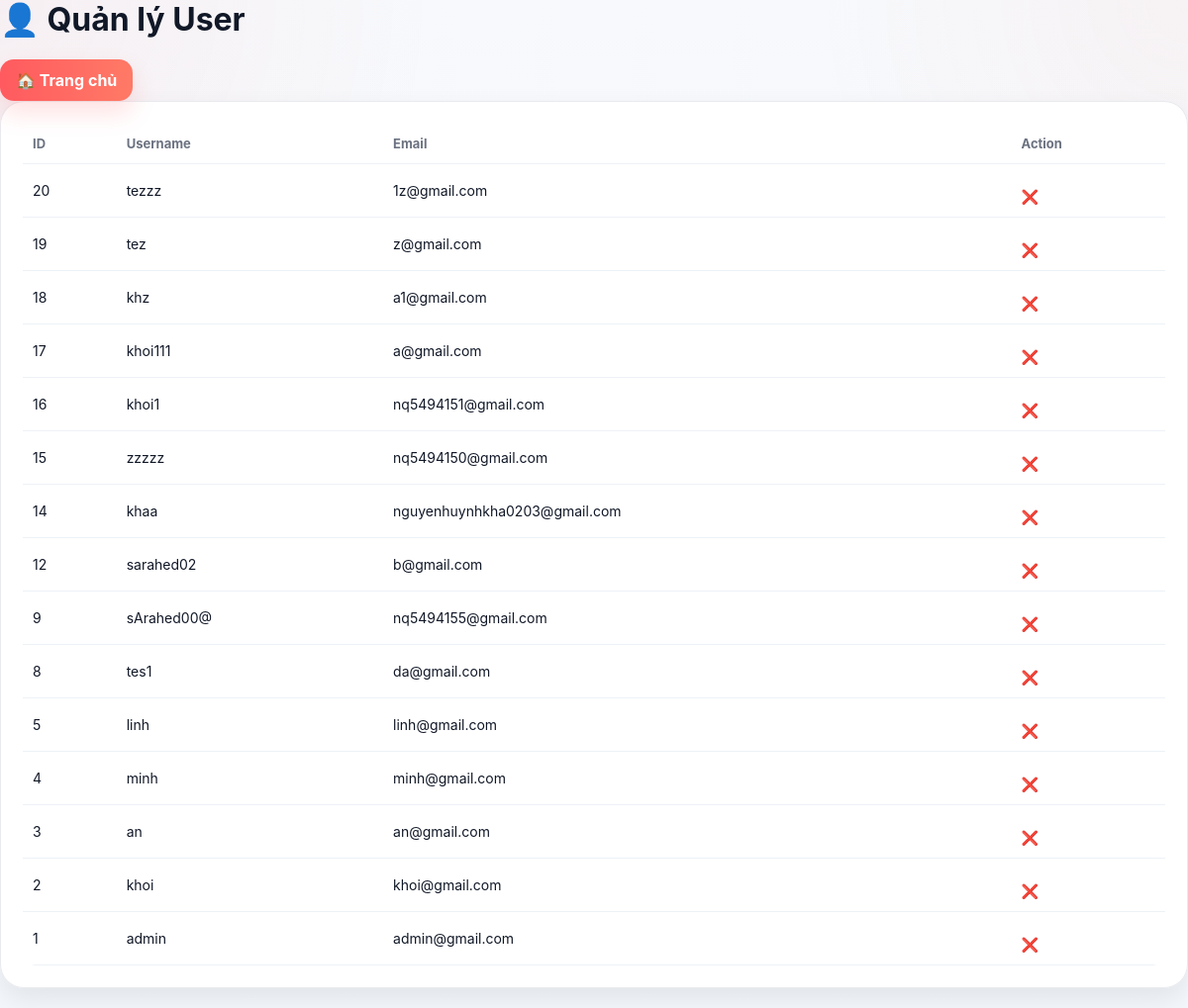
The page /admin/pages/users.php (signed in) on the database its author committed.
### tables this page shows
CREATE TABLE `users` (
  `id` int(11) NOT NULL,
  `username` varchar(50) NOT NULL,
  `email` varchar(120) NOT NULL,
  `phone` text DEFAULT NULL,
  `address` text DEFAULT NULL,
  `password` varchar(255) NOT NULL,
  `display_name` varchar(100) DEFAULT NULL,
  `avatar` varchar(255) DEFAULT NULL,
  `role` enum('guest','user','admin') NOT NULL DEFAULT 'user',
  `created_at` timestamp NOT NULL DEFAULT current_timestamp(),
  `reset_token` varchar(255) DEFAULT NULL,
  `reset_token_expire` datetime DEFAULT NULL
);

### admin/pages/users.php (the view, shortened to what this page needs)
<?php
require_once("../auth_admin.php");
$users = mysqli_query($conn,"SELECT * FROM users ORDER BY id DESC");
?>
<link rel="stylesheet" href="../css/admin.css">
<div class="dashboard">
<h1>👤 Quản lý User</h1>
<a class="topbar-link" href="../dashboard.php">🏠 Trang chủ</a>
<div class="box">
<table>
<tr>
<th>ID</th>
<th>Username</th>
<th>Email</th>
<th>Action</th>
</tr>
<?php while($u = mysqli_fetch_assoc($users)){ ?>
<tr>
<td><?= $u['id'] ?></td>
<td><?= $u['username'] ?></td>
<td><?= $u['email'] ?></td>
<td>
<a href="../delete_user.php?id=<?= $u['id'] ?>" onclick="return confirm('Xóa user?')">❌</a>
</td>
</tr>
<?php } ?>
</table>
</div>
</div>

### admin/css/admin.css (style rules this page uses)
* { box-sizing: border-box; }
.topbar-link, .btn-primary, .dashboard > a, .filter-box button { display: inline-flex; align-items: center; justify-content: center; gap: 8px; padding: 11px 16px; border-radius: 14px; border: 0; text-decoration: none; font-weight: 700; color: #fff; background: linear-gradient(90deg, var(--accent), var(--accent-2)); box-shadow: 0 12px 24px rgba(255, 90, 95, 0.18); transition: transform 0.18s ease, box-shadow 0.18s ease, opacity 0.18s ease; cursor: pointer; }
.box, .card, .chart-box { background: var(--card-bg); border: 1px solid rgba(229, 231, 235, 0.85); border-radius: var(--radius-xl); box-shadow: var(--shadow-md); }
.box, .chart-box { padding: 22px; margin-bottom: 20px; }
table { width: 100%; border-collapse: separate; border-spacing: 0; font-size: 14px; overflow: hidden; }
table th, table td { padding: 12px 10px; border-bottom: 1px solid #edf2f7; text-align: left; vertical-align: middle; }
table th { font-size: 13px; color: var(--muted); font-weight: 700; background: transparent; }
.box table { border-radius: 14px; overflow: hidden; }
.box a { display: inline-flex; align-items: center; gap: 8px; margin-top: 12px; color: var(--accent); text-decoration: none; font-weight: 700; }

### rows shown on the page
users: id "20", username "tezzz", email "1z@gmail.com"
users: id "19", username "tez", email "z@gmail.com"
users: id "18", username "khz", email "a1@gmail.com"
users: id "17", username "khoi111", email "a@gmail.com"
users: id "16", username "khoi1", email "nq5494151@gmail.com"
users: id "15", username "zzzzz", email "nq5494150@gmail.com"
users: id "14", username "khaa", email "nguyenhuynhkha0203@gmail.com"
users: id "12", username "sarahed02", email "b@gmail.com"
users: id "9", username "sArahed00@", email "nq5494155@gmail.com"
users: id "8", username "tes1", email "da@gmail.com"
users: id "5", username "linh", email "linh@gmail.com"
users: id "4", username "minh", email "minh@gmail.com"
users: id "3", username "an", email "an@gmail.com"
users: id "2", username "khoi", email "khoi@gmail.com"
users: id "1", username "admin", email "admin@gmail.com"
